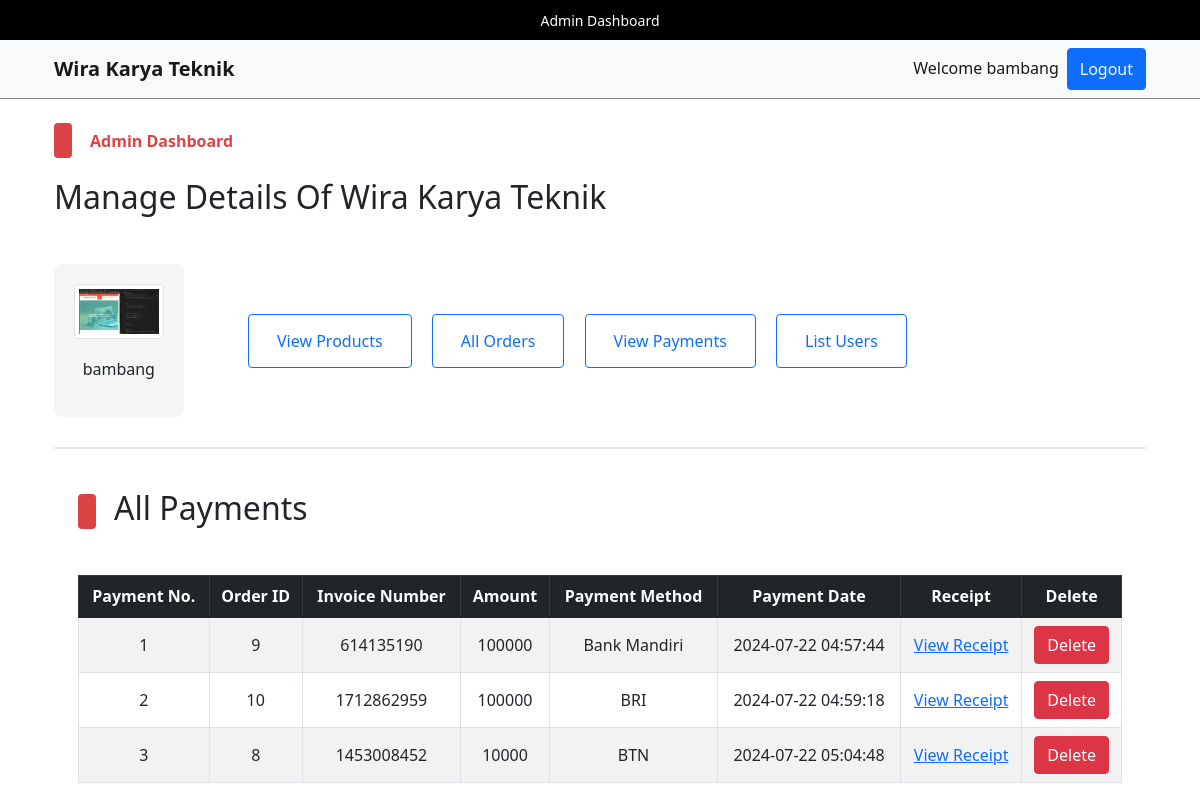
Screenshot of /admin/index.php?view_payments (signed in) with the database file from the repository.
### tables this page shows
CREATE TABLE `admin_table` (
  `admin_id` int(11) NOT NULL,
  `admin_name` varchar(100) NOT NULL,
  `admin_email` varchar(200) NOT NULL,
  `admin_image` varchar(255) NOT NULL,
  `admin_password` varchar(255) NOT NULL
);

CREATE TABLE `user_payments` (
  `payment_id` int(11) NOT NULL,
  `order_id` int(11) NOT NULL,
  `invoice_number` int(11) NOT NULL,
  `amount` int(11) NOT NULL,
  `payment_method` varchar(255) NOT NULL,
  `payment_date` timestamp NOT NULL DEFAULT current_timestamp() ON UPDATE current_timestamp(),
  `payment_receipt` varchar(255) DEFAULT NULL
);

### admin/view_payments.php (the view, shortened to what this page needs)
<!DOCTYPE html>
<html lang="en">
<head>
    <link href="https://maxcdn.bootstrapcdn.com/bootstrap/5.1.3/css/bootstrap.min.css" rel="stylesheet">
</head>
<body>
    <div class="container">
        <div class="categ-header">
            <div class="sub-title">
                <span class="shape"></span>
                <h2>All Payments</h2>
            </div>
        </div>
        <div class="table-data">
            <table class="table table-bordered table-hover table-striped text-center">
                <thead class="table-dark">
                    <tr>
                        <th>Payment No.</th>
                        <th>Order ID</th>
                        <th>Invoice Number</th>
                        <th>Amount</th>
                        <th>Payment Method</th>
                        <th>Payment Date</th>
                        <th>Receipt</th>
                        <th>Delete</th>
                    </tr>
                </thead>
                <tbody>
                    <?php
                    $get_payment_query = "SELECT * FROM `user_payments`";
                    $get_payment_result = mysqli_query($con, $get_payment_query);
                    $row_count = mysqli_num_rows($get_payment_result);
                    if ($row_count == 0) {
                        echo "<h2 class='text-center text-light p-2 bg-dark'>No payments yet</h2>";
                    } else {
                        $id_number = 1;
                        while ($row = mysqli_fetch_assoc($get_payment_result)) {
                            $payment_id = $row['payment_id'];
                            $order_id = $row['order_id'];
                            $invoice_number = $row['invoice_number'];
                            $amount = $row['amount'];
                            $payment_method = $row['payment_method'];
                            $payment_date = $row['payment_date'];
                            $payment_receipt = isset($row['payment_receipt']) ? $row['payment_receipt'] : 'No receipt';
                            echo "
                            <tr>
                                <td>$id_number</td>
                                <td>$order_id</td>
                                <td>$invoice_number</td>
                                <td>$amount</td>
                                <td>$payment_method</td>
                                <td>$payment_date</td>
                                <td>";
                                    if ($payment_receipt !== 'No receipt') {
                                        echo "<a href='../uploads/$payment_receipt' target='_blank'>View Receipt</a>";
                                    } else {
                                        echo "No receipt";
                                    }
                                echo "</td>
                                <td>
                                    <a href='view_payments.php?delete_payment=$payment_id' class='btn btn-danger' onclick=\"return confirm('Are you sure you want to delete this payment?');\">Delete</a>
                                </td>
                            </tr>
                            ";
                            $id_number++;
                        }
                    }
                    ?>
                </tbody>
            </table>
        </div>
    </div>
</body>
</html>

### admin/index.php (shortened to what this page needs)
<?php
if (isset($_SESSION['admin_username'])) {
    $admin_name = $_SESSION['admin_username'];
    $get_admin_data = "SELECT * FROM `admin_table` WHERE admin_name = '$admin_name'";
    $get_admin_result = mysqli_query($con, $get_admin_data);
    $row_fetch_admin_data = mysqli_fetch_array($get_admin_result);
    $admin_name = $row_fetch_admin_data['admin_name'];
    $admin_image = $row_fetch_admin_data['admin_image'];
} else {
    echo "<script>window.open('./admin_login.php', '_self');</script>";
}
?>
<!DOCTYPE html>
<html lang="en">
<head>
    <link rel="stylesheet" href="../assets/css/bootstrap.css">
    <link rel="stylesheet" href="../assets/css/main.css">
</head>
<body>
    <div class="upper-nav primary-bg p-2 px-3 text-center text-break">
        <span>Admin Dashboard</span>
    </div>
    <nav class="navbar navbar-expand-lg navbar-light bg-light">
        <div class="container">
            <a class="navbar-brand fw-bold" href="#">Wira Karya Teknik</a>
            <div class="collapse navbar-collapse" id="navbarSupportedContentad">
                <ul class="navbar-nav ms-auto mb-2 mb-lg-0">
                    <li class="nav-item">
                        <a class="nav-link active" aria-current="page" href="#">Welcome <?php echo $admin_name; ?></a>
                    </li>
                    <li class="nav-item">
                        <button class="btn btn-primary p-0 px-1">
                            <a href="./admin_logout.php" class="nav-link text-light">Logout</a>
                        </button>
                    </li>
                </ul>
            </div>
        </div>
    </nav>
    <div class="control">
        <div class="container pt-4 pb-0">
            <div class="categ-header">
                <div class="sub-title">
                    <span class="shape"></span>
                    <span class="title">Admin Dashboard</span>
                </div>
                <h2>Manage Details Of Wira Karya Teknik</h2>
            </div>
            <div class="row align-items-center">
                <div class="col-md-2">
                    <div class="admin-image">
                        <a href="./index.php"><img src="./admin_images/<?php echo $admin_image; ?>" class="img-thumbnail" alt="Admin Photo"></a>
                        <p><?php echo $admin_name; ?></p>
                    </div>
                </div>
                <div class="col-md-10">
                    <div class="buttons">
                        <button class="btn btn-outline-primary m-2">
                            <a href="index.php?view_products" class="nav-link">View Products</a>
                        </button>
                        <button class="btn btn-outline-primary m-2">
                            <a href="index.php?list_orders" class="nav-link">All Orders</a>
                        </button>
                        <button class="btn btn-outline-primary m-2">
                            <a href="index.php?view_payments" class="nav-link">View Payments</a>
                        </button>
                        <button class="btn btn-outline-primary m-2">
                            <a href="index.php?list_users" class="nav-link">List Users</a>
                        </button>
                    </div>
                </div>
            </div>
        </div>
    </div>
    <div class="container">
        <div class="divider"></div>
    </div>
    <div class="change-page">
        <div class="container">
            <?php
            if (isset($_GET['view_payments'])) {
                include('./view_payments.php');
            }
            ?>
        </div>
    </div>
</body>
</html>

### assets/css/main.css (style rules this page uses)
* { -webkit-box-sizing: border-box; -moz-box-sizing: border-box; box-sizing: border-box; margin: 0; padding: 0; }
html { scroll-behavior: smooth; }
a { text-decoration: none; color: #000000; cursor: pointer; }
button, input[type="submit"] { cursor: pointer; }
ul { list-style: none; }
.primary-bg { background-color: #000; }
.divider { background-color: #eaeaea; height: 1.5px; width: 100%; margin-top: 30px; margin-bottom: 40px; }
.container .categ-header { display: flex; flex-direction: column; gap: 20px; margin-bottom: 40px; }
.container .categ-header .sub-title { display: flex; flex-direction: row; gap: 18px; align-items: center; }
.container .categ-header .sub-title span:nth-of-type(1) { width: 18px; height: 35px; background-color: #db4444; border-radius: 4px; -webkit-border-radius: 4px; -moz-border-radius: 4px; -ms-border-radius: 4px; -o-border-radius: 4px; }
.shape { display: inline-block; width: 18px; height: 35px; background-color: #db4444; border-radius: 4px; -webkit-border-radius: 4px; -moz-border-radius: 4px; -ms-border-radius: 4px; -o-border-radius: 4px; }
.container .categ-header .sub-title span:nth-of-type(2) { color: #db4444; font-weight: bold; }
.upper-nav span { color: #ffffff; font-size: 14px; }
.bg-light { background-color: #ffffff !important; border-bottom: 1px solid #7d8184; }
.control .container .row .admin-image { width: 80%; background-color: #f5f5f5; padding: 20px; display: flex; flex-direction: column; gap: 18px; align-items: center; border-radius: 8px; -webkit-border-radius: 8px; -moz-border-radius: 8px; -ms-border-radius: 8px; -o-border-radius: 8px; }
.control .container .row .admin-image img { width: 100%; }
.control .container .row .buttons a.nav-link { transition: 0s; -webkit-transition: 0s; -moz-transition: 0s; -ms-transition: 0s; -o-transition: 0s; }
td { vertical-align: middle; }

### rows the page displays
admin_table: admin_name "bambang", admin_image (picture)
user_payments: order "9", invoice_number "614135190", amount "100000", payment_method "Bank Mandiri", payment_date "2024-07-22 04:57:44"
user_payments: order "10", invoice_number "1712862959", amount "100000", payment_method "BRI", payment_date "2024-07-22 04:59:18"
user_payments: order "8", invoice_number "1453008452", amount "10000", payment_method "BTN", payment_date "2024-07-22 05:04:48"
